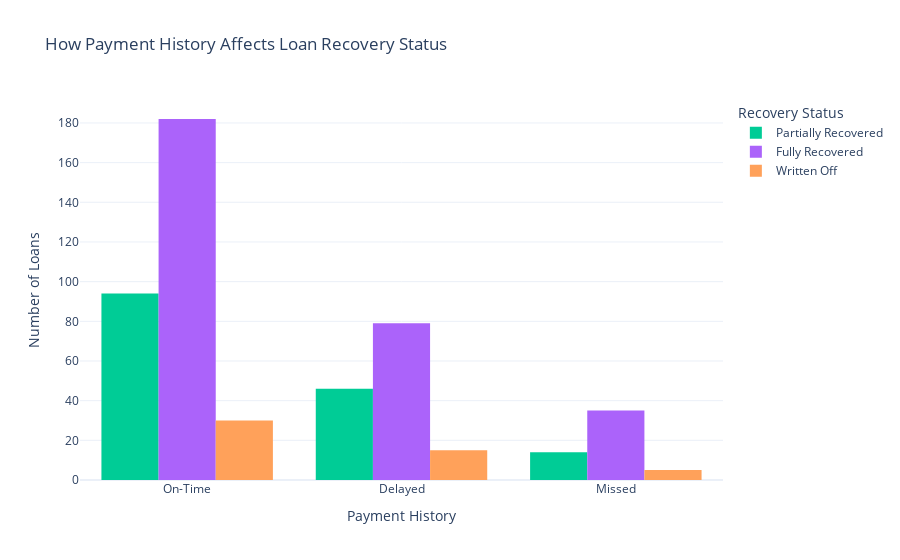

Notebook code cell kept with this figure:
### Markdown cell above
## **Now, let’s have a look at the payment history. I’ll first analyze how payment history affects loan recovery amount:**

### Code cell
fig = px.histogram(df, x="Payment_History", color="Recovery_Status", barmode="group",
                   title="How Payment History Affects Loan Recovery Status",
                   labels={"Payment_History": "Payment History", "count": "Number of Loans"},
                   color_discrete_map={"Recovered": "green", "Not Recovered": "red"})

fig.update_layout(
    xaxis_title="Payment History",
    yaxis_title="Number of Loans",
    legend_title="Recovery Status",
    template="plotly_white",
        )

fig.show()

### Figure 1 — Plotly figure (JSON) as saved in the notebook; plotly's stock layout.template omitted (floating-point values rounded to 4 significant figures; data arrays with more than 128 entries replaced by an {"elided": "..."} marker saying what was removed)
{"data": [{"alignmentgroup": "True", "bingroup": "x", "hovertemplate": "Recovery_Status=Partially Recovered<br>Payment History=%{x}<br>count=%{y}<extra></extra>", "legendgroup": "Partially Recovered", "marker": {"color": "#00cc96", "pattern": {"shape": ""}}, "name": "Partially Recovered", "offsetgroup": "Partially Recovered", "orientation": "v", "showlegend": true, "type": "histogram", "x": {"elided": "154 str values"}, "xaxis": "x", "yaxis": "y"}, {"alignmentgroup": "True", "bingroup": "x", "hovertemplate": "Recovery_Status=Fully Recovered<br>Payment History=%{x}<br>count=%{y}<extra></extra>", "legendgroup": "Fully Recovered", "marker": {"color": "#ab63fa", "pattern": {"shape": ""}}, "name": "Fully Recovered", "offsetgroup": "Fully Recovered", "orientation": "v", "showlegend": true, "type": "histogram", "x": {"elided": "296 str values"}, "xaxis": "x", "yaxis": "y"}, {"alignmentgroup": "True", "bingroup": "x", "hovertemplate": "Recovery_Status=Written Off<br>Payment History=%{x}<br>count=%{y}<extra></extra>", "legendgroup": "Written Off", "marker": {"color": "#FFA15A", "pattern": {"shape": ""}}, "name": "Written Off", "offsetgroup": "Written Off", "orientation": "v", "showlegend": true, "type": "histogram", "x": ["Delayed", "Delayed", "On-Time", "Delayed", "On-Time", "On-Time", "On-Time", "On-Time", "Delayed", "On-Time", "On-Time", "On-Time", "Delayed", "Delayed", "On-Time", "Missed", "Missed", "On-Time", "Missed", "Delayed", "Delayed", "On-Time", "On-Time", "Missed", "On-Time", "Delayed", "On-Time", "Delayed", "On-Time", "On-Time", "On-Time", "On-Time", "On-Time", "Delayed", "Delayed", "On-Time", "On-Time", "On-Time", "Delayed", "Delayed", "Missed", "On-Time", "On-Time", "On-Time", "On-Time", "On-Time", "On-Time", "Delayed", "On-Time", "On-Time"], "xaxis": "x", "yaxis": "y"}], "layout": {"barmode": "group", "legend": {"title": {"text": "Recovery Status"}, "tracegroupgap": 0}, "title": {"text": "How Payment History Affects Loan Recovery Status"}, "xaxis": {"anchor": "y", "domain": [0, 1], "title": {"text": "Payment History"}}, "yaxis": {"anchor": "x", "domain": [0, 1], "title": {"text": "Number of Loans"}}}}
